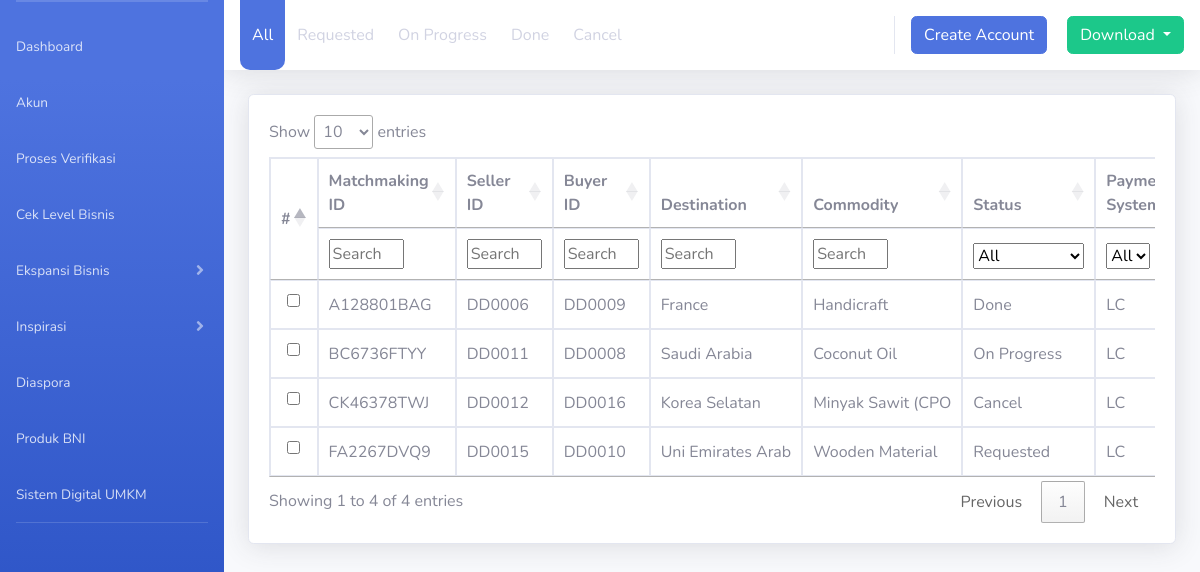
Screenshot of /index.php/matchmaking_log with the database file from the repository.
### tables this page shows
CREATE TABLE `ekspansi_matchmaking` (
  `matchmaking_id` varchar(100) NOT NULL,
  `seller_id` varchar(20) NOT NULL,
  `buyer_id` varchar(20) NOT NULL,
  `destination` varchar(100) NOT NULL,
  `comodity` varchar(100) NOT NULL,
  `status` varchar(75) NOT NULL,
  `payment_system` varchar(100) NOT NULL,
  `value` varchar(100) NOT NULL,
  `application_date` date NOT NULL
);

### application/models/Matchmaking_log_model.php (called while the page is built, shortened)
<?php
class matchmaking_log_model extends CI_ModeL
{
    public function all_data()
    {
        $this->db->from('ekspansi_matchmaking');
        $query = $this->db->get();
        return $query->result();
    }
}

### application/controllers/Matchmaking_log.php (called while the page is built, shortened)
<?php
class matchmaking_log extends CI_Controller
{
    function index()
    {
        $data = array(
            'title' => 'Form Ekspansi Bisnis - Matchmaking Log',
            'header' => 'template/header',
            'menu' => 'template/menu',
            'content' => 'template/content',
            'footer' => 'template/footer',
            'app' => 'matchmaking_log',
            'matchmaking_log' => $this->matchmaking_log->all_data(),
        );
    }
}

### index.php (called while the page is built, shortened)
<?php
require_once BASEPATH.'core/CodeIgniter.php';

### application/views/matchmaking_log.php (the view, shortened to what this page needs)
<div class="card shadow mb-4">
    <div class="card-body">
        <div class="table-responsive">
            <table class="table table-bordered" id="dataTable" width="100%" cellspacing="0">
                <thead>
                    <tr>
                        <th rowspan="2" class="align-middle">#</th>
                        <th>Matchmaking ID</th>
                        <th>Seller ID</th>
                        <th>Buyer ID</th>
                        <th>Destination</th>
                        <th>Commodity</th>
                        <th>Status</th>
                        <th>Payment System</th>
                    </tr>
                    <tr>
                        <th class="searchHeader">Search</th>
                        <th class="searchHeader">Search</th>
                        <th class="searchHeader">Search</th>
                        <th class="searchHeader">Search</th>
                        <th class="searchHeader">Search</th>
                        <th class="searchHeader">Status</th>
                        <th class="searchHeader">Payment System</th>
                    </tr>
                </thead>
                <tbody>
                    <?php foreach ($matchmaking_log as $rs) : ?>
                        <tr onclick="sData(this)">
                            <td style="text-align:right; white-space:nowrap;"><input class="form-check-input" type="checkbox" onclick="csData(this)" value="option1"></td>
                            <td style="vertical-align: middle; white-space:nowrap;" onclick="sData(this)"><?= $rs->matchmaking_id; ?></td>
                            <td style="vertical-align: middle; white-space:nowrap;" onclick="sData(this)"><?= $rs->seller_id; ?></td>
                            <td style="vertical-align: middle; white-space:nowrap;" onclick="sData(this)"><?= $rs->buyer_id; ?></td>
                            <td style="vertical-align: middle; white-space:nowrap;" onclick="sData(this)"><?= $rs->destination; ?></td>
                            <td style="vertical-align: middle; white-space:nowrap;" onclick="sData(this)"><?= $rs->comodity; ?></td>
                            <td style="vertical-align: middle; white-space:nowrap;" onclick="sData(this)"><?= $rs->status; ?></td>
                            <td style="vertical-align: middle; white-space:nowrap;" onclick="sData(this)"><?= $rs->payment_system; ?></td>
                        </tr>
                    <?php endforeach ?>
                </tbody>
            </table>
        </div>
    </div>
</div>

### rows the page displays
ekspansi_matchmaking: matchmaking_id "A128801BAG", seller "DD0006", buyer "DD0009", destination "France", comodity "Handicraft", status "Done", payment_system "LC"
ekspansi_matchmaking: matchmaking_id "BC6736FTYY", seller "DD0011", buyer "DD0008", destination "Saudi Arabia", comodity "Coconut Oil", status "On Progress", payment_system "LC"
ekspansi_matchmaking: matchmaking_id "CK46378TWJ", seller "DD0012", buyer "DD0016", destination "Korea Selatan", comodity "Minyak Sawit (CPO", status "Cancel", payment_system "LC"
ekspansi_matchmaking: matchmaking_id "FA2267DVQ9", seller "DD0015", buyer "DD0010", destination "Uni Emirates Arab", comodity "Wooden Material", status "Requested", payment_system "LC"
